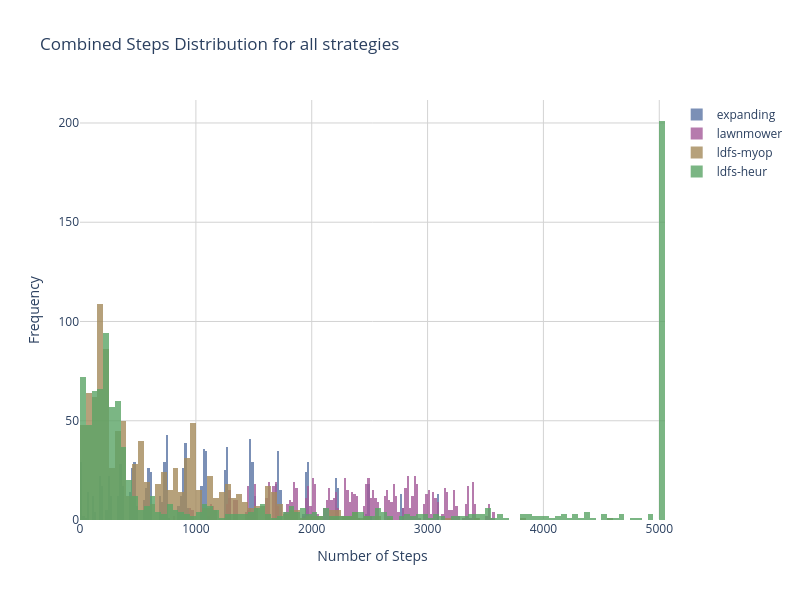

The cell this chart's notebook holds for it:
### Markdown cell above
Histogramas de todas las estrategias superpuestos

### Code cell
colors_total = ['#5B75A4', '#A45B99', '#A48A5B', '#5BA466', '#BFACB5']

# Histograma combinado
fig_combined = go.Figure()

for idx, strategy in enumerate(strategies):
    strategy_data = combined_data_exp1[combined_data_exp1['Strategy'] == strategy]['Steps'].dropna()

    # Histograma para cada estrategia
    fig_combined.add_trace(
        go.Histogram(
            x=strategy_data,
            name=strategy,
            nbinsx=200, 
            opacity=0.8,  
            marker=dict(color=colors_total[idx % len(colors_total)]), 
        )
    )

fig_combined.update_layout(
    title_text="Combined Steps Distribution for all strategies",
    xaxis_title="Number of Steps",
    yaxis_title="Frequency",
    barmode='overlay', 
    height=600,
    width=800,
    xaxis=dict(
        showgrid=True,  
        gridcolor='lightgray',
        gridwidth=1,
    ),
    yaxis=dict(
        showgrid=True,  
        gridcolor='lightgray',
        gridwidth=1,
    ),
    plot_bgcolor='white',
)

fig_combined.show()

### Figure 1 — Plotly figure (JSON) as saved in the notebook; plotly's stock layout.template omitted (floating-point values rounded to 4 significant figures; data arrays with more than 128 entries replaced by an {"elided": "..."} marker saying what was removed)
{"data": [{"marker": {"color": "#5B75A4"}, "name": "expanding", "nbinsx": 200, "opacity": 0.8, "type": "histogram", "x": {"elided": "1000 int values"}}, {"marker": {"color": "#A45B99"}, "name": "lawnmower", "nbinsx": 200, "opacity": 0.8, "type": "histogram", "x": {"elided": "1000 int values"}}, {"marker": {"color": "#A48A5B"}, "name": "ldfs-myop", "nbinsx": 200, "opacity": 0.8, "type": "histogram", "x": {"elided": "1000 int values"}}, {"marker": {"color": "#5BA466"}, "name": "ldfs-heur", "nbinsx": 200, "opacity": 0.8, "type": "histogram", "x": {"elided": "1000 int values"}}], "layout": {"barmode": "overlay", "height": 600, "plot_bgcolor": "white", "title": {"text": "Combined Steps Distribution for all strategies"}, "width": 800, "xaxis": {"gridcolor": "lightgray", "gridwidth": 1, "showgrid": true, "title": {"text": "Number of Steps"}}, "yaxis": {"gridcolor": "lightgray", "gridwidth": 1, "showgrid": true, "title": {"text": "Frequency"}}}}
